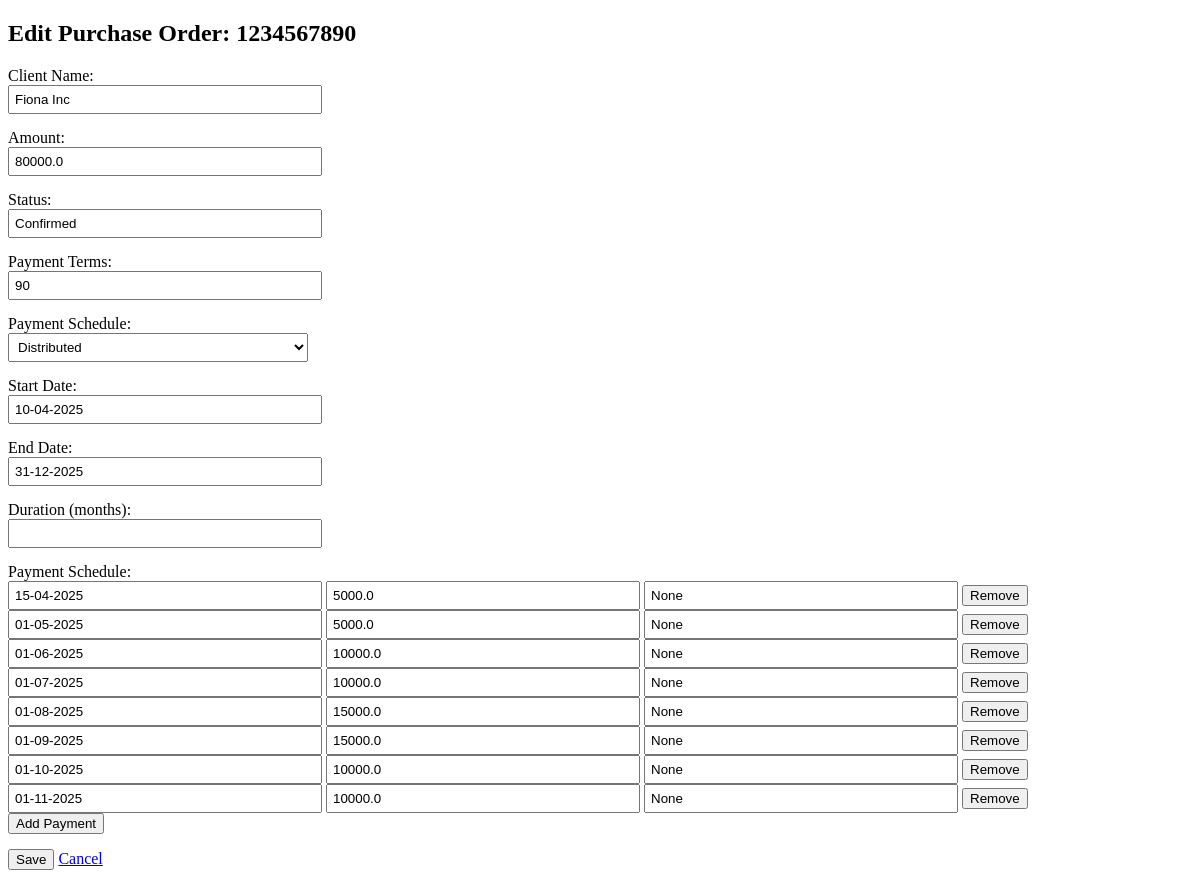
Before: /edit_po/1234567890 with the older database file.
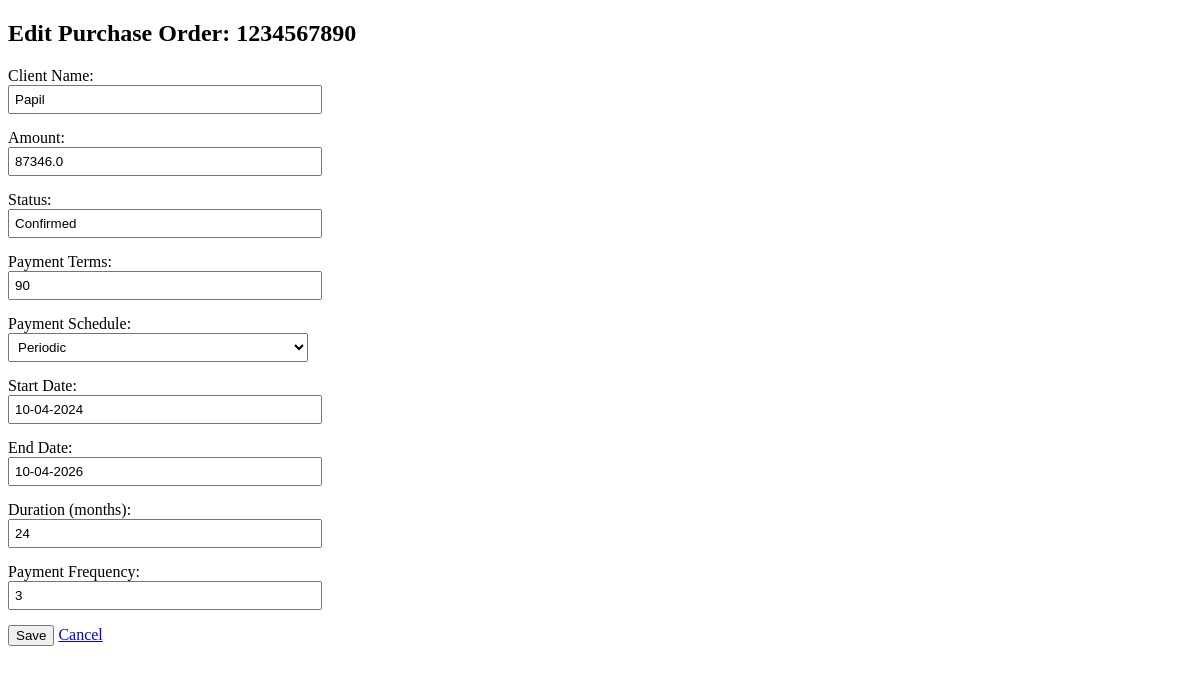
After: the same page with the newer database file.
### db/database.py (models this page shows)
class PurchaseOrder(Base):
    __tablename__ = "purchase_orders"
    id = Column(Integer, primary_key=True, index=True)
    po_id = Column(String, unique=True, index=True)
    client_name = Column(String)
    amount = Column(Float)
    status = Column(String)
    payment_terms = Column(Integer)
    payment_type = Column(String)
    start_date = Column(String)
    end_date = Column(String)
    duration_months = Column(Integer)
    payment_frequency = Column(Integer, nullable=True)
    milestones = relationship("Milestone", cascade="all, delete-orphan", backref="purchase_order")
    payment_schedule = relationship("PaymentSchedule", cascade="all, delete-orphan", backref="purchase_order")

class PaymentSchedule(Base):
    __tablename__ = "payment_schedule"
    id = Column(Integer, primary_key=True)
    po_id = Column(String, ForeignKey("purchase_orders.po_id"))
    payment_date = Column(String)
    payment_amount = Column(Float)
    payment_description = Column(String, nullable=True)

### app.py (the view, shortened to what this page needs)
@app.route('/edit_po/<po_id>', methods=['GET', 'POST'])
def edit_po(po_id):
    po = get_po_with_schedule(po_id)
    if not po:
        return f"<p>PO with ID {po_id} not found.</p>"
    return render_template('edit_po.html', po=po)

### app.py (called while the page is built)
@app.before_request
def load_logged_in_user():
    g.user = None
    if 'username' in session:
        g.user = session['username']

### templates/edit_po.html (shortened to what this page needs)
<!DOCTYPE html>
<html>
<head>
</head>
<body>
    <h2>Edit Purchase Order: {{ po['po_id'] }}</h2>
    <form method="post">
        <div class="form-group">
            <label>Client Name:</label>
            <input type="text" name="client_name" value="{{ po['client_name'] }}" required>
        </div>
        <div class="form-group">
            <label>Amount:</label>
            <input type="number" step="0.01" name="amount" value="{{ po['amount'] }}" required>
        </div>
        <div class="form-group">
            <label>Status:</label>
            <input type="text" name="status" value="{{ po['status'] }}" required>
        </div>
        <div class="form-group">
            <label>Payment Terms:</label>
            <input type="number" name="payment_terms" value="{{ po['payment_terms'] }}">
        </div>
        <div class="form-group">
            <label>Payment Schedule:</label>
            <select name="payment_type" id="payment_type">
                <option value="distributed" {% if po['payment_type'] == 'distributed' %}selected{% endif %}>Distributed</option>
                <option value="periodic" {% if po['payment_type'] == 'periodic' %}selected{% endif %}>Periodic</option>
            </select>
        </div>
        <div class="form-group">
            <label>Start Date:</label>
            <input type="text" name="start_date" value="{{ po['start_date'] }}">
        </div>
        <div class="form-group">
            <label>End Date:</label>
            <input type="text" name="end_date" value="{{ po['end_date'] }}">
        </div>
        <div class="form-group">
            <label>Duration (months):</label>
            <input type="number" name="duration_months" value="{{ po['duration_months'] }}">
        </div>
        {% if po['payment_type'] == 'periodic' %}
        <div class="form-group">
            <label>Payment Frequency:</label>
            <input type="number" name="payment_frequency" value="{{ po['payment_frequency'] }}">
        </div>
        {% endif %}
        {% if po['payment_type'] == 'distributed' %}
        <div class="form-group">
            <label>Payment Schedule:</label>
            <div id="schedule-list">
                {% for sched in po['payment_schedule'] %}
                <div class="schedule-entry">
                    <input type="text" name="payment_date" placeholder="Date (DD-MM-YYYY)" value="{{ sched['payment_date'] }}" required>
                    <input type="number" step="0.01" name="payment_amount" placeholder="Amount (USD)" value="{{ sched['payment_amount'] }}" required>
                    <input type="text" name="payment_description" placeholder="Description" value="{{ sched['payment_description'] }}">
                    <button type="button" onclick="removeSchedule(this)">Remove</button>
                </div>
                {% endfor %}
            </div>
            <button type="button" onclick="addSchedule()">Add Payment</button>
        </div>
        {% endif %}
        <button type="submit">Save</button>
        <a href="{{ url_for('forecast') }}">Cancel</a>
    </form>
</body>
</html>

### templates/edit_po.html (style rules this page uses)
label { display: block; margin-top: 10px; }
input, select { width: 300px; padding: 5px; }
.form-group { margin-bottom: 15px; }

Changed rows visible on the page:
removed PaymentSchedule: payment_date "15-04-2025", payment_amount "5000.0", payment_description "None"
removed PaymentSchedule: payment_date "01-05-2025", payment_amount "5000.0", payment_description "None"
removed PaymentSchedule: payment_date "01-06-2025", payment_amount "10000.0", payment_description "None"
removed PaymentSchedule: payment_date "01-07-2025", payment_amount "10000.0", payment_description "None"
removed PaymentSchedule: payment_date "01-08-2025", payment_amount "15000.0", payment_description "None"
removed PaymentSchedule: payment_date "01-09-2025", payment_amount "15000.0", payment_description "None"
removed PaymentSchedule: payment_date "01-10-2025", payment_amount "10000.0", payment_description "None"
removed PaymentSchedule: payment_date "01-11-2025", payment_amount "10000.0", payment_description "None"
changed PurchaseOrder "Confirmed": client_name "Fiona Inc" → "Papil"; amount "80000.0" → "87346.0"; payment_type "Distributed" → "Periodic"; start_date "10-04-2025" → "10-04-2024"; end_date "31-12-2025" → "10-04-2026"
Other visible differences:
form field duration_months: (not shown) → "24"
form field payment_frequency: (not shown) → "3"
text no longer shown: "Payment Schedule: Add Payment"
text now shown: "Payment Frequency:"
